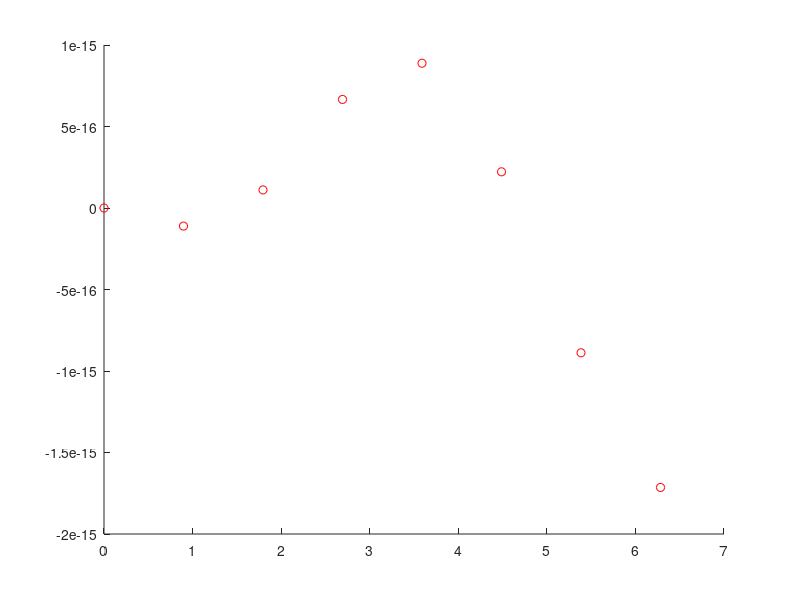

Write MATLAB code to recreate this figure. (Note: this script raises an error after producing the figure.)
clc
clear all

f=@(x)sin(x)+sin(6*x);
x=[0:2/7*pi:2*pi]';
x2=[pi/7, pi/3, 2*pi/3 4*pi/3 5*pi/3 13*pi/7]';
y=f(x);
y2=f(x2);


xv=linspace(-pi/2, 5*pi/2, 100);
figure(1)
hold on
plot(x,y,'ro');
grado=3
A=costruisci_vander(x, grado+1);
a1 = metodoQR(A,y);
polinomioQR=pvalHorner(a1,xv);
plot(x,y,'*b');
plot(x2,y2,'*g');
plot(xv, polinomioQR, 'g-');
fplot(f,[-pi/2 5*pi/2]);
A=costruisci_vander(x2, grado+1);
a1 = metodoQR(A,y2);
polinomioQR=pvalHorner(a1,xv);
plot(xv, polinomioQR, 'b-');



n=3;
xv=linspace(-pi/2, 5*pi/2, 100);
yy = InterpL(x', y', xv);
figure(2)
hold on
fplot(f,[-pi/2 5*pi/2]);
plot(xv, yy, xv, f(xv), 'g');
yy = InterpL(x2', y2', xv);
plot(xv, yy, xv, f(xv), 'b');
plot(x2,y2,'*b');
plot(x,y,'*g');
